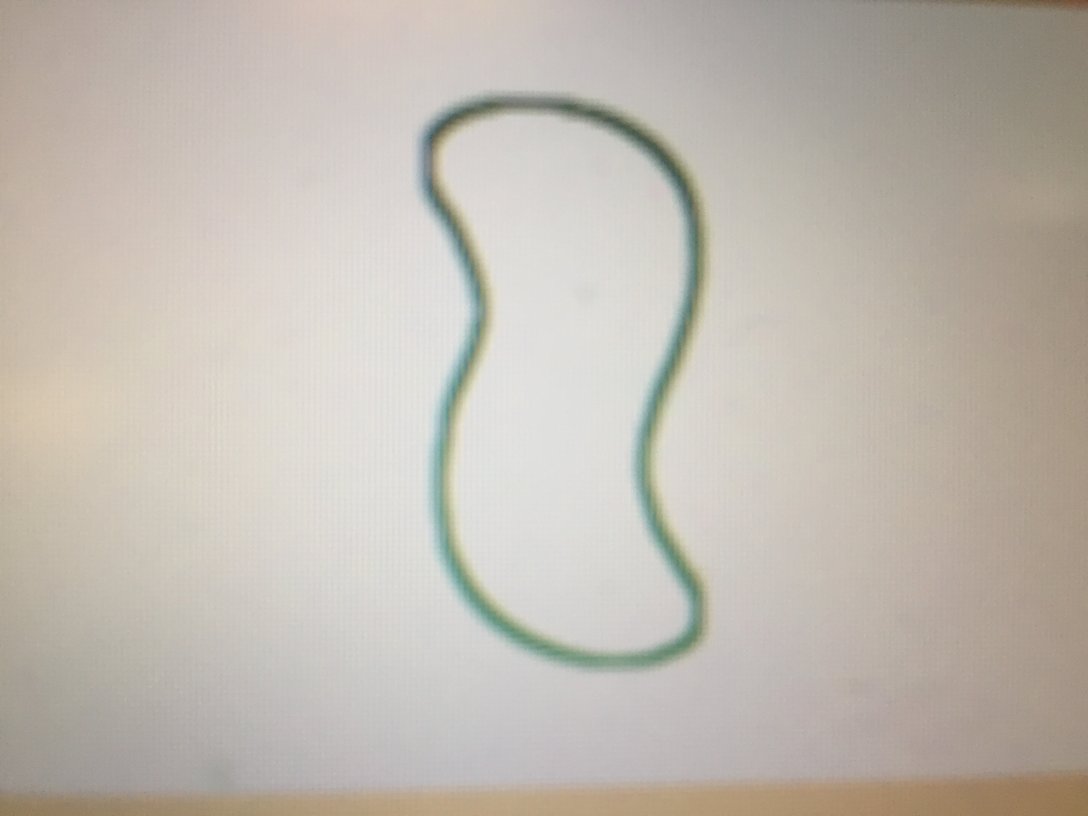
#> input picture version2/img/1greenhollowsquiggle.jpg, 3264 x 2448 px (shown at 1/3 size)
$ python color.py
#> lines starting #> are read from the running program, lines starting #| are printed output that depends on the picture; after the words box and inside, x2 and y2 are one past the last pixel; in counts of white or black regions, pixels touching at a corner belong together
#> (reads version2/images.txt from the repository)
import numpy as np
import cv2


def produce_feature_vector(image, debug=False):
	""" Produces first three values of feature vector:
	purp_pix, red_pix, green_pix

	"""
#> called with image = 'img/1greenhollowsquiggle.jpg', debug = False

	image = cv2.imread(image)
#> image is the input picture: shape (2448, 3264, 3); mean B, G, R 177.2, 186.2, 192.8
	# Convert to HSV for second mask
	hsv = cv2.cvtColor(image, cv2.COLOR_BGR2HSV)
#> hsv: shape (2448, 3264, 3); mean H, S, V 24.4, 23.3, 193.5

	purp_hsv = np.array([140, 30, 30]) , np.array ([160, 255, 255])
	red_hsv = np.array([0, 30, 30]), np.array([10, 255, 255])
	green_hsv = np.array([50, 30, 30]), np.array( [70, 255, 255])

	purple_mask = cv2.inRange(hsv, *purp_hsv)
#> purple_mask: shape (2448, 3264); every value is 0
	red_mask = cv2.inRange(hsv, *red_hsv)
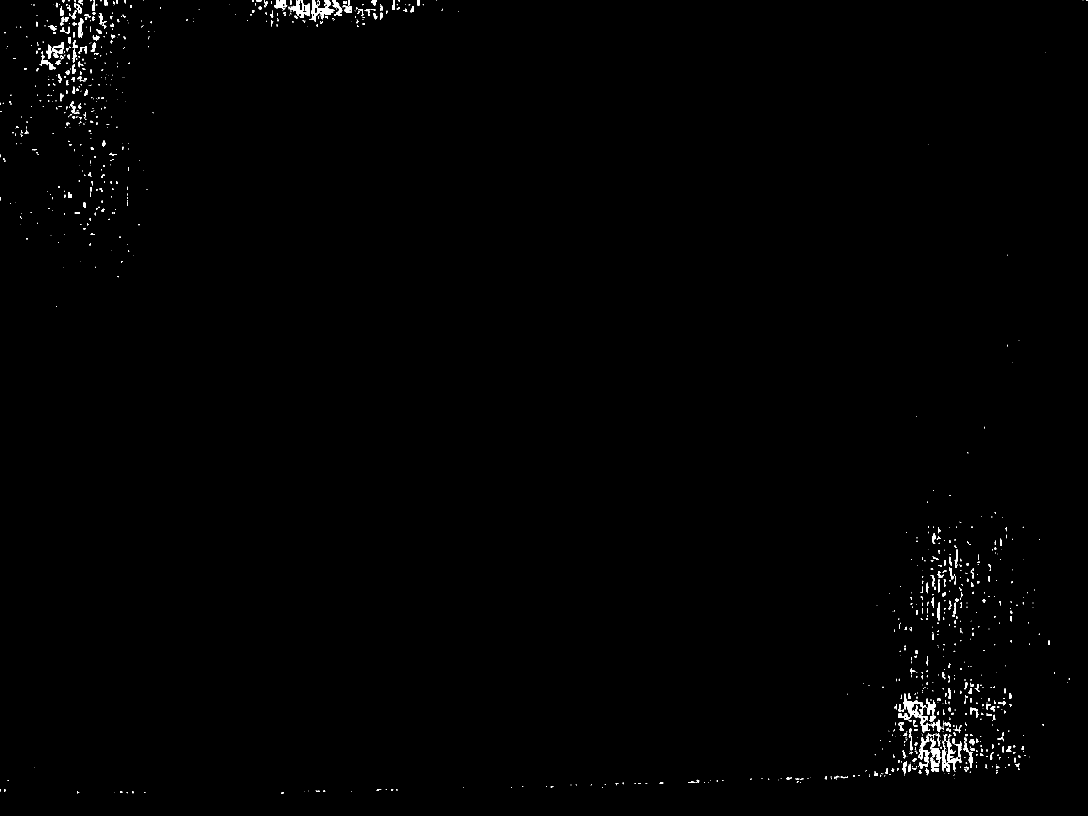
#> red_mask: shape (2448, 3264) (shown at 1/3 size); 0.51% white; 1164 white regions (789 under 20 px), largest, box (x1, y1, x2, y2) and area: (928, 0, 1004, 64) 1729, (2824, 2225, 2884, 2316) 1622, (2694, 2080, 2778, 2160) 1494
	green_mask = cv2.inRange(hsv, *green_hsv)
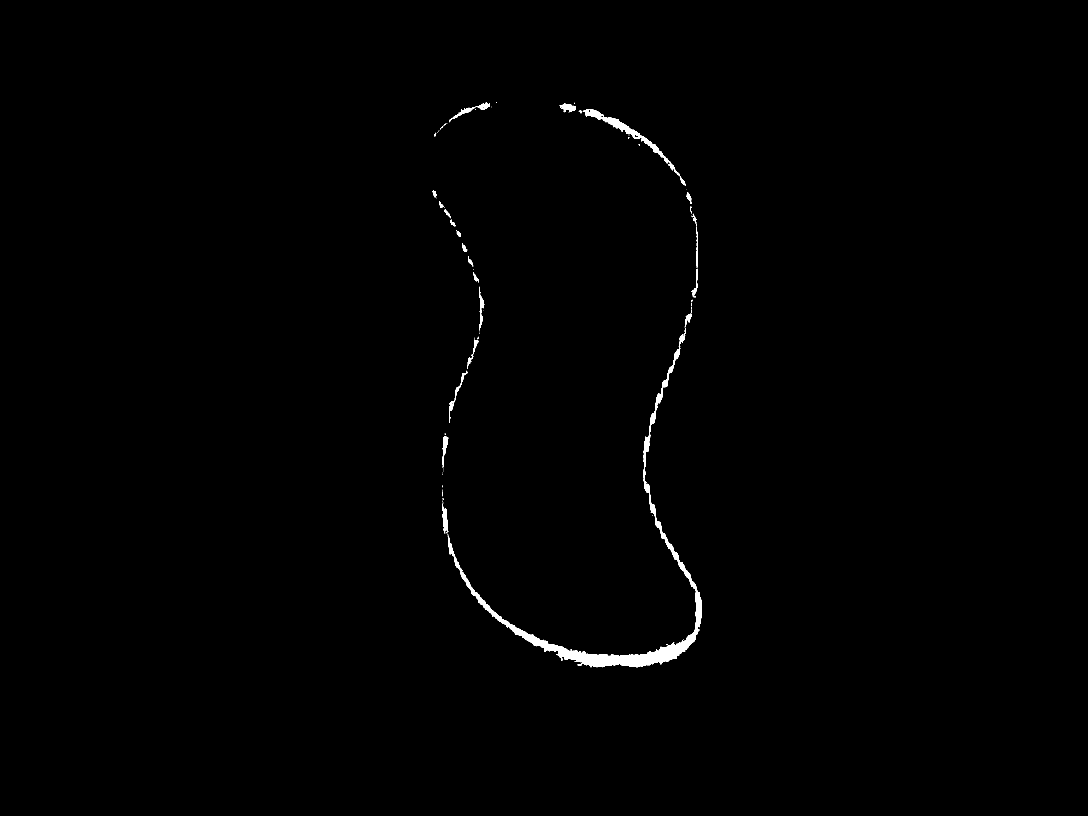
#> green_mask: shape (2448, 3264) (shown at 1/3 size); 0.52% white; 106 white regions (77 under 20 px), largest, box (x1, y1, x2, y2) and area: (1344, 984, 2104, 2002) 29069, (1748, 328, 2057, 558) 4683, (1327, 1510, 1344, 1601) 837

	purp = cv2.bitwise_and(image, image, mask=purple_mask)
#> purp: shape (2448, 3264, 3); every value is 0
	red = cv2.bitwise_and(image, image, mask=red_mask)
	green = cv2.bitwise_and(image, image, mask=green_mask)

	features = []
	for color in [purp, red, green]:
		gray = cv2.cvtColor(color, cv2.COLOR_BGR2GRAY)
		_, thresh = cv2.threshold(color, 150, 255, cv2.THRESH_BINARY_INV)
		final_result = cv2.bitwise_and(color, color, mask=thresh[...,0])
		features.append(final_result)
#> this loop made 3 passes
#> pass 2, in produce_feature_vector, `_, thresh = cv2.threshold(color, 150, 255, cv2.THRESH_BINARY_INV)`:
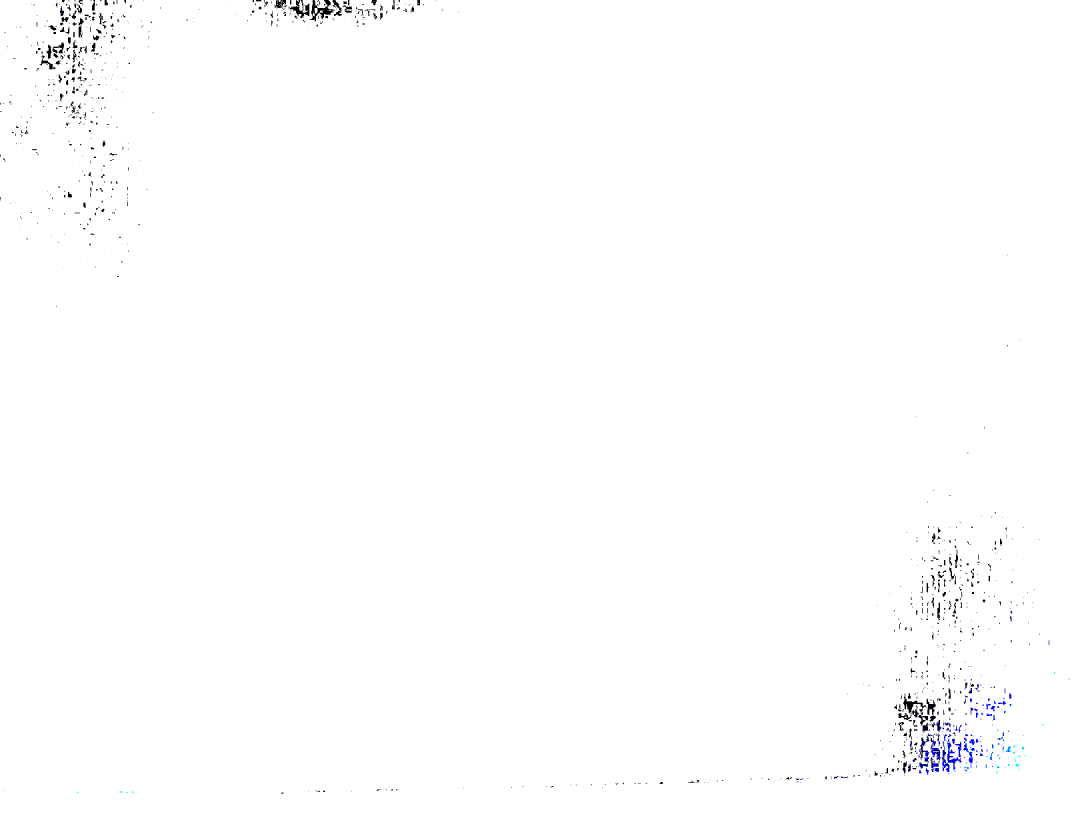
#> thresh: shape (2448, 3264, 3) (shown at 1/3 size); mean B, G, R 254, 253.7, 253.7
#> after the loop, features = 3 items

	ftr = np.array( [len(np.flatnonzero(ft)) for ft in features])
#> ftr = [0, 24423, 125061]

	vector = ftr / np.sum(ftr)
#> vector = [0, 0.163, 0.837]


	if debug:
		cv2.imshow('Original', image)
		cv2.imshow('Purple Mask', red)
		cv2.imshow('purple only', features[1] )
		# cv2.imshow('thresh', thresh)
		# cv2.imshow('final', final_result)
		cv2.waitKey(0)
		cv2.destroyAllWindows()

	return vector

if __name__ == '__main__':

	"""
	import argparse

	# Parse Arguments
	ap = argparse.ArgumentParser()
	ap.add_argument('-i','--image', required=True, help="Path 2 image")
	args = vars(ap.parse_args())
	image = cv2.imread(args['image'])

	# Resize Image
	height, width, channel = image.shape
	if height > 300 or width > 300:
		image = cv2.resize(image, (width//10, width//10))
	"""

	# Produce training set


	features_train = []
	labels_train = []

	import re
	pat = r'red|green|purple'

	print('Opening image file for read...')
	with open("images.txt") as inpfile:
		for line in inpfile:
			label = re.findall(pat,line)[0]
			feat = produce_feature_vector('img/' + line.strip())
#> feat = [0, 0.163, 0.837]
#> (the run stopped early here; a loop or call above may not have finished)
